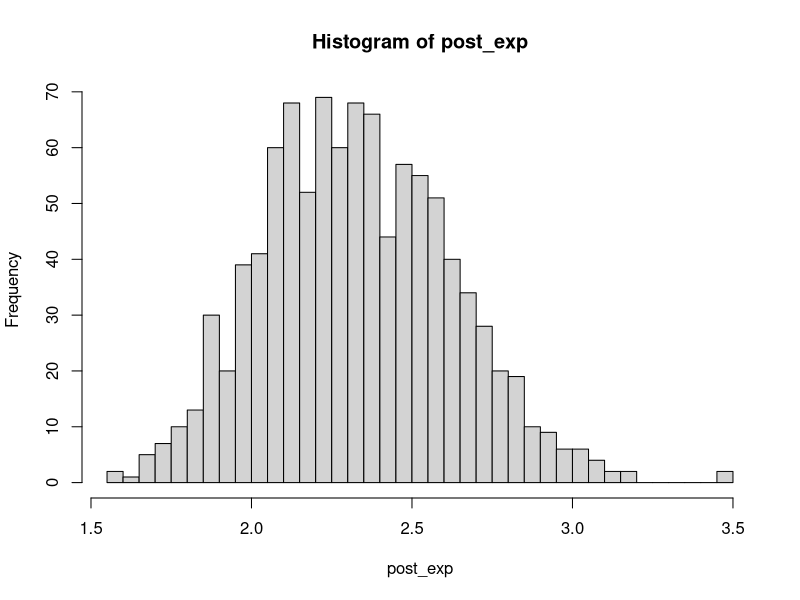

The R source for this figure:
rm(list = ls())

#####################################################################################################################################
#    Exponential Model:
#    Prior is gamma(alpha, beta)
#    Posterior is gamma(alpha + samp, beta + samp*ybar)

#    Simple Illustration:
#    Again we're labor economists, and we want to study the length of duration of unemployment.
#    Suppose we are fine with the "memoryless" property in this case. We think it's not unreasonable that the probability a worker will be unemployed
#    a little longer than he/she currently is is independent of how long thus far she/he has been unemployed.
#    Suppose we have data on the number of consecutive months that 10 workers have been unemployed.

y = c(2,3,6,1,2,1,1,2,3,7)
ybar = mean(y)

# sample size
samp = length(y)

# Try this initial prior
# "prior sample size" of 55-1 = 54!
alpha = 55
beta = 0.01

# invert the scale parameter since R writes the gamma dist differently than our textbook 
post_exp=rgamma(1000,shape=alpha+samp,scale=1/(samp*ybar+beta))

# Posterior analysis 
# Given the form of the posterior, the analysis here is more challenging 
hist(post_exp,breaks=50)
mean(post_exp)
median(post_exp)
# The 95% credible interval
qgamma(c(0.025,0.975),shape=alpha+samp,scale=1/(samp*ybar+beta))

